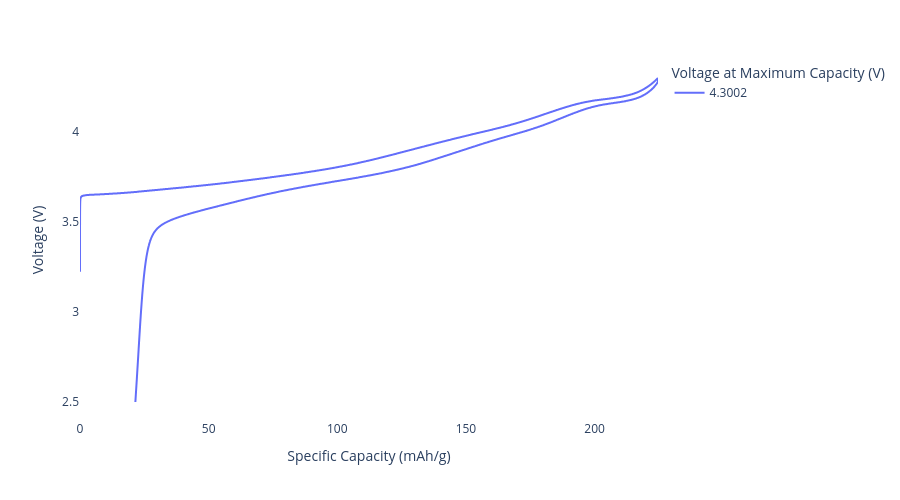

The cell this chart's notebook holds for it:
### Code cell
# NMC811

half_cell = (
    pd.read_csv(
        '../local_data/active_materials/cathode/NMC811.csv',
        names=['specific_capacity', 'voltage', 'direction', 'id'],
        skiprows=1
    ).drop(
        columns=['id']
    ).assign(
        direction = lambda x: x['direction'].apply(lambda y: 'discharge' if y == 'CC_DChg' else 'charge'),
    )
)

nmc811 = CathodeMaterial(
    name = 'NMC811',
    reference = 'Li/Li+',
    specific_cost = 25.00,
    density = 4.8,
    half_cell_curves = half_cell,
    color='#7f8f87'
)

nmc811.plot_curves(width=900, height=500).show()

### Figure 1 — Plotly figure (JSON) as saved in the notebook; plotly's stock layout.template omitted (floating-point values rounded to 4 significant figures; data arrays with more than 128 entries replaced by an {"elided": "..."} marker saying what was removed)
{"data": [{"hovertemplate": "Voltage at Maximum Capacity (V)=4.3002<br>Specific Capacity (mAh/g)=%{x}<br>Voltage (V)=%{y}<extra></extra>", "legendgroup": "4.3002", "line": {"color": "#636efa", "dash": "solid", "shape": "spline"}, "marker": {"symbol": "circle"}, "mode": "lines", "name": "4.3002", "orientation": "v", "showlegend": true, "type": "scatter", "x": {"elided": "5846 float values"}, "xaxis": "x", "y": {"elided": "5846 float values"}, "yaxis": "y"}], "layout": {"height": 500, "legend": {"title": {"text": "Voltage at Maximum Capacity (V)"}, "tracegroupgap": 0}, "margin": {"t": 60}, "paper_bgcolor": "white", "plot_bgcolor": "white", "width": 900, "xaxis": {"anchor": "y", "domain": [0.0, 1.0], "title": {"text": "Specific Capacity (mAh/g)"}}, "yaxis": {"anchor": "x", "domain": [0.0, 1.0], "title": {"text": "Voltage (V)"}}}}
